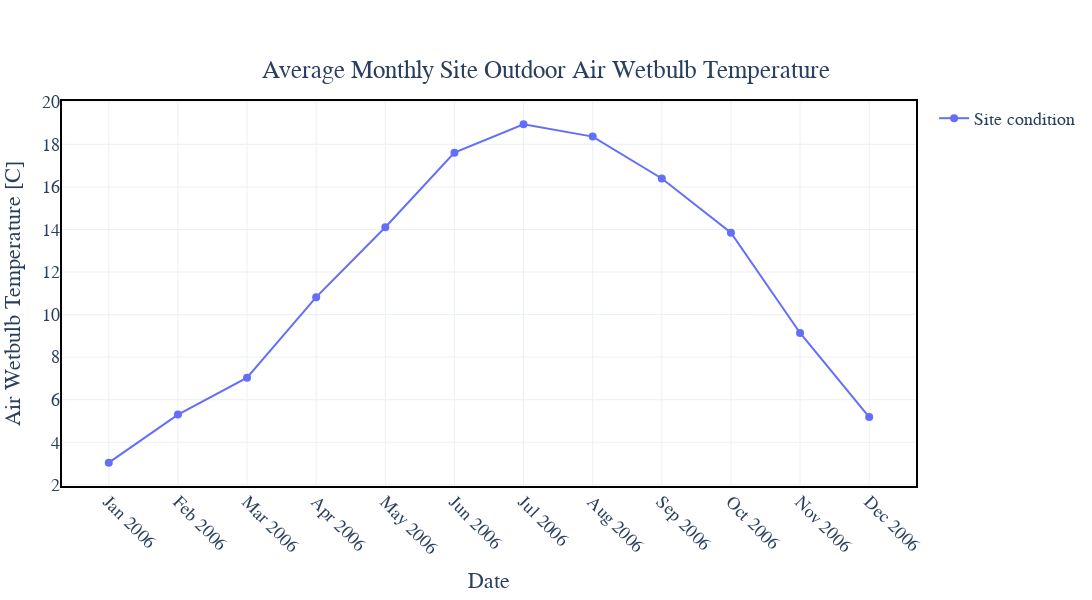

Notebook source saved alongside this figure:
### Markdown cell above
- Monthly average site outdoor air wetbulb temperature:

### Code cell
fig = go.Figure()

fig.add_trace(go.Scatter(
    x=monthly_avg_Site_Outdoor_Air_Wetbulb_Temperature.index, 
    y=monthly_avg_Site_Outdoor_Air_Wetbulb_Temperature['Site_Outdoor_Air_Wetbulb_Temperature'],
    mode='lines+markers', 
    name='Site condition',
    line=dict(dash='solid'),  
    marker=dict(symbol='circle', size=8)  
))

month_labels = monthly_avg_Site_Outdoor_Air_Wetbulb_Temperature.index.strftime('%b %Y')

fig.update_layout(
    title={
        'text': 'Average Monthly Site Outdoor Air Wetbulb Temperature',
        'y': 0.90,  
        'x': 0.5,
        'xanchor': 'center',
        'yanchor': 'top',
    },
    xaxis_title='Date',
    yaxis_title='Air Wetbulb Temperature [C]',
    font=dict(
        family="Times New Roman",
        size=18,
    ),
    xaxis=dict(
        type='category',  
        tickvals=monthly_avg_Site_Outdoor_Air_Wetbulb_Temperature.index,
        ticktext=month_labels,
        tickangle=45  
    ),
    yaxis=dict(fixedrange=False),
    hovermode="x unified",
    paper_bgcolor='white',  
    plot_bgcolor='white',   
    margin=dict(l=60, r=60, t=100, b=60),  
    showlegend=True,
    width=1100,  
    height=600   
)

fig.update_layout(
    shapes=[
        dict(
            type="rect",
            xref="paper", yref="paper",
            x0=0, y0=0, x1=1, y1=1,
            line=dict(color="black", width=2)
        )
    ]
)

fig.show()

### Figure 1 — Plotly figure (JSON) as saved in the notebook; plotly's stock layout.template omitted (floating-point values rounded to 4 significant figures)
{"data": [{"line": {"dash": "solid"}, "marker": {"size": 8, "symbol": "circle"}, "mode": "lines+markers", "name": "Site condition", "type": "scatter", "x": ["2006-01-31T00:00:00", "2006-02-28T00:00:00", "2006-03-31T00:00:00", "2006-04-30T00:00:00", "2006-05-31T00:00:00", "2006-06-30T00:00:00", "2006-07-31T00:00:00", "2006-08-31T00:00:00", "2006-09-30T00:00:00", "2006-10-31T00:00:00", "2006-11-30T00:00:00", "2006-12-31T00:00:00"], "y": [3.042, 5.301, 7.035, 10.82, 14.11, 17.61, 18.94, 18.36, 16.4, 13.85, 9.136, 5.183]}], "layout": {"font": {"family": "Times New Roman", "size": 18}, "height": 600, "hovermode": "x unified", "margin": {"b": 60, "l": 60, "r": 60, "t": 100}, "paper_bgcolor": "white", "plot_bgcolor": "white", "shapes": [{"line": {"color": "black", "width": 2}, "type": "rect", "x0": 0, "x1": 1, "xref": "paper", "y0": 0, "y1": 1, "yref": "paper"}], "showlegend": true, "title": {"text": "Average Monthly Site Outdoor Air Wetbulb Temperature", "x": 0.5, "xanchor": "center", "y": 0.9, "yanchor": "top"}, "width": 1100, "xaxis": {"tickangle": 45, "ticktext": ["Jan 2006", "Feb 2006", "Mar 2006", "Apr 2006", "May 2006", "Jun 2006", "Jul 2006", "Aug 2006", "Sep 2006", "Oct 2006", "Nov 2006", "Dec 2006"], "tickvals": ["2006-01-31T00:00:00", "2006-02-28T00:00:00", "2006-03-31T00:00:00", "2006-04-30T00:00:00", "2006-05-31T00:00:00", "2006-06-30T00:00:00", "2006-07-31T00:00:00", "2006-08-31T00:00:00", "2006-09-30T00:00:00", "2006-10-31T00:00:00", "2006-11-30T00:00:00", "2006-12-31T00:00:00"], "title": {"text": "Date"}, "type": "category"}, "yaxis": {"fixedrange": false, "title": {"text": "Air Wetbulb Temperature [C]"}}}}
